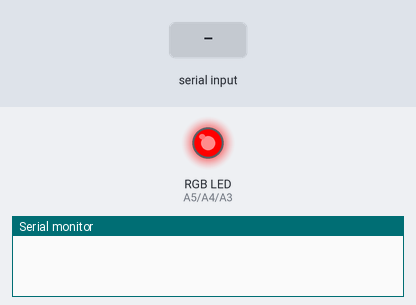
This sketch was run on a simulated Arduino Uno, built with avr-gcc and run on an emulated ATmega328P. Shown: an RGB LED mixed from three pins (HIGH = lit), the last lines printed to the serial monitor. The inputs (shaded band) are chosen by the test bench.

Above: at 1.2 s.
1.3 s: "o" received over Serial
At 2.0 s:
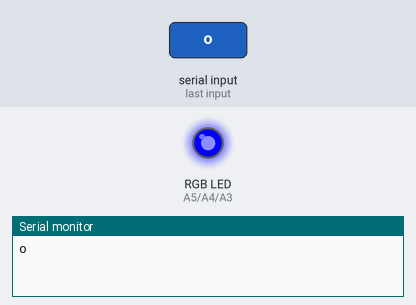
2.8 s: "v" received over Serial
At 3.2 s:
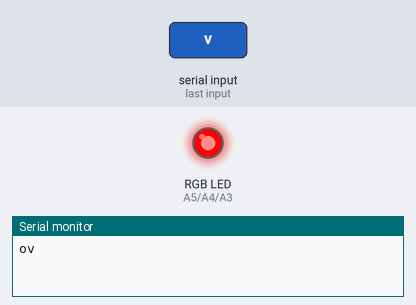
Timing chart, 0 to 5.8 s (numbered marks = the images above; inputs shaded):
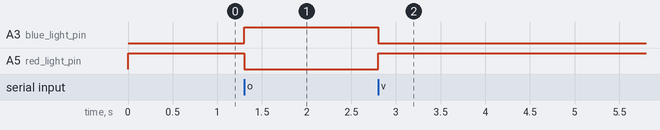

Measured:
- after the input at 1.3 s, A3 (blue_light_pin): LOW → HIGH at once; A5 (red_light_pin): HIGH → LOW at once
- after the input at 2.8 s, A3 (blue_light_pin): HIGH → LOW at once; A5 (red_light_pin): LOW → HIGH at once

The sketch:

AutonoomSwitch.ino
```cpp
int red_light_pin= A5;
int green_light_pin = A4;
int blue_light_pin = A3;
bool ledColor= false;
bool autonoomSwitch = false;
char recvChar;

void setup() {
  // put your setup code here, to run once:
  Serial.begin(9600);
  pinMode(red_light_pin, OUTPUT);
  pinMode(green_light_pin, OUTPUT);
  pinMode(blue_light_pin, OUTPUT);
}

void loop() {
  // put your main code here, to run repeatedly:
  while(autonoomSwitch == false){
    RGB_color(255,0,0);
    receiveInput();
  }
  while(autonoomSwitch == true){
    RGB_color(0,0,255);
    receiveInput();
  }

}

void RGB_color(int red_light_value, int green_light_value, int blue_light_value)
 {
  analogWrite(red_light_pin, red_light_value);
  analogWrite(green_light_pin, green_light_value);
  analogWrite(blue_light_pin, blue_light_value);
}

void receiveInput() {

  if (Serial.available())
  { //check if there's any data sent from the remote bluetooth shield
    recvChar = Serial.read();
    Serial.print(recvChar);
    if (recvChar == 'o') {
      autonoomSwitch = true;
    } else if (recvChar == 'v' ) {
      autonoomSwitch = false;
    }
    }
  }
```
